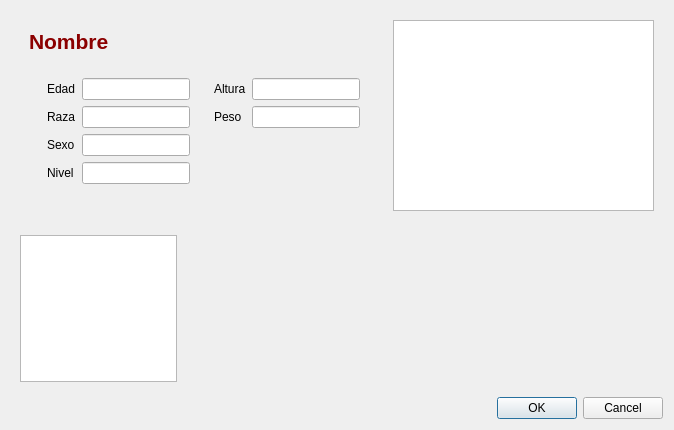
<?xml version="1.0" encoding="UTF-8"?>
<ui version="4.0">
 <class>DialogCharacter</class>
 <widget class="QDialog" name="DialogCharacter">
  <property name="geometry">
   <rect>
    <x>0</x>
    <y>0</y>
    <width>674</width>
    <height>430</height>
   </rect>
  </property>
  <property name="windowTitle">
   <string>Dialog</string>
  </property>
  <layout class="QVBoxLayout" name="verticalLayout" stretch="1,4,0">
   <item>
    <widget class="QWidget" name="widget_3" native="true">
     <layout class="QHBoxLayout" name="horizontalLayout_2">
      <item>
       <widget class="QWidget" name="widget_6" native="true">
        <layout class="QVBoxLayout" name="verticalLayout_2">
         <item>
          <widget class="QLabel" name="label">
           <property name="text">
            <string>&lt;span style=&quot; font-size:16pt; font-weight:bold; color:darkred;&quot;&gt;Nombre&lt;/span&gt;</string>
           </property>
          </widget>
         </item>
         <item>
          <widget class="QWidget" name="widget_7" native="true">
           <layout class="QHBoxLayout" name="horizontalLayout_3">
            <item>
             <widget class="QWidget" name="widget_4" native="true">
              <layout class="QFormLayout" name="formLayout">
               <property name="fieldGrowthPolicy">
                <enum>QFormLayout::AllNonFixedFieldsGrow</enum>
               </property>
               <item row="1" column="1">
                <widget class="QLineEdit" name="lineEdit_2"/>
               </item>
               <item row="1" column="0">
                <widget class="QLabel" name="label_2">
                 <property name="text">
                  <string>Edad</string>
                 </property>
                </widget>
               </item>
               <item row="2" column="1">
                <widget class="QLineEdit" name="lineEdit"/>
               </item>
               <item row="3" column="1">
                <widget class="QLineEdit" name="lineEdit_3"/>
               </item>
               <item row="4" column="1">
                <widget class="QLineEdit" name="lineEdit_4"/>
               </item>
               <item row="2" column="0">
                <widget class="QLabel" name="label_3">
                 <property name="text">
                  <string>Raza</string>
                 </property>
                </widget>
               </item>
               <item row="3" column="0">
                <widget class="QLabel" name="label_4">
                 <property name="text">
                  <string>Sexo</string>
                 </property>
                </widget>
               </item>
               <item row="4" column="0">
                <widget class="QLabel" name="label_5">
                 <property name="text">
                  <string>Nivel</string>
                 </property>
                </widget>
               </item>
              </layout>
             </widget>
            </item>
            <item>
             <widget class="QWidget" name="widget_5" native="true">
              <layout class="QFormLayout" name="formLayout_2">
               <property name="fieldGrowthPolicy">
                <enum>QFormLayout::ExpandingFieldsGrow</enum>
               </property>
               <item row="1" column="0">
                <widget class="QLabel" name="label_7">
                 <property name="text">
                  <string>Altura</string>
                 </property>
                </widget>
               </item>
               <item row="1" column="1">
                <widget class="QLineEdit" name="lineEdit_6"/>
               </item>
               <item row="2" column="0">
                <widget class="QLabel" name="label_8">
                 <property name="text">
                  <string>Peso</string>
                 </property>
                </widget>
               </item>
               <item row="2" column="1">
                <widget class="QLineEdit" name="lineEdit_7"/>
               </item>
              </layout>
             </widget>
            </item>
           </layout>
          </widget>
         </item>
        </layout>
       </widget>
      </item>
      <item>
       <widget class="QGraphicsView" name="graphicsView"/>
      </item>
     </layout>
    </widget>
   </item>
   <item>
    <widget class="QWidget" name="widget" native="true">
     <layout class="QHBoxLayout" name="horizontalLayout" stretch="1,3">
      <item>
       <widget class="QListWidget" name="listWidget"/>
      </item>
      <item>
       <widget class="QWidget" name="widget_2" native="true"/>
      </item>
     </layout>
    </widget>
   </item>
   <item>
    <widget class="QDialogButtonBox" name="buttonBox">
     <property name="orientation">
      <enum>Qt::Horizontal</enum>
     </property>
     <property name="standardButtons">
      <set>QDialogButtonBox::Cancel|QDialogButtonBox::Ok</set>
     </property>
    </widget>
   </item>
  </layout>
 </widget>
 <resources/>
 <connections>
  <connection>
   <sender>buttonBox</sender>
   <signal>accepted()</signal>
   <receiver>DialogCharacter</receiver>
   <slot>accept()</slot>
   <hints>
    <hint type="sourcelabel">
     <x>248</x>
     <y>254</y>
    </hint>
    <hint type="destinationlabel">
     <x>157</x>
     <y>274</y>
    </hint>
   </hints>
  </connection>
  <connection>
   <sender>buttonBox</sender>
   <signal>rejected()</signal>
   <receiver>DialogCharacter</receiver>
   <slot>reject()</slot>
   <hints>
    <hint type="sourcelabel">
     <x>316</x>
     <y>260</y>
    </hint>
    <hint type="destinationlabel">
     <x>286</x>
     <y>274</y>
    </hint>
   </hints>
  </connection>
 </connections>
</ui>
